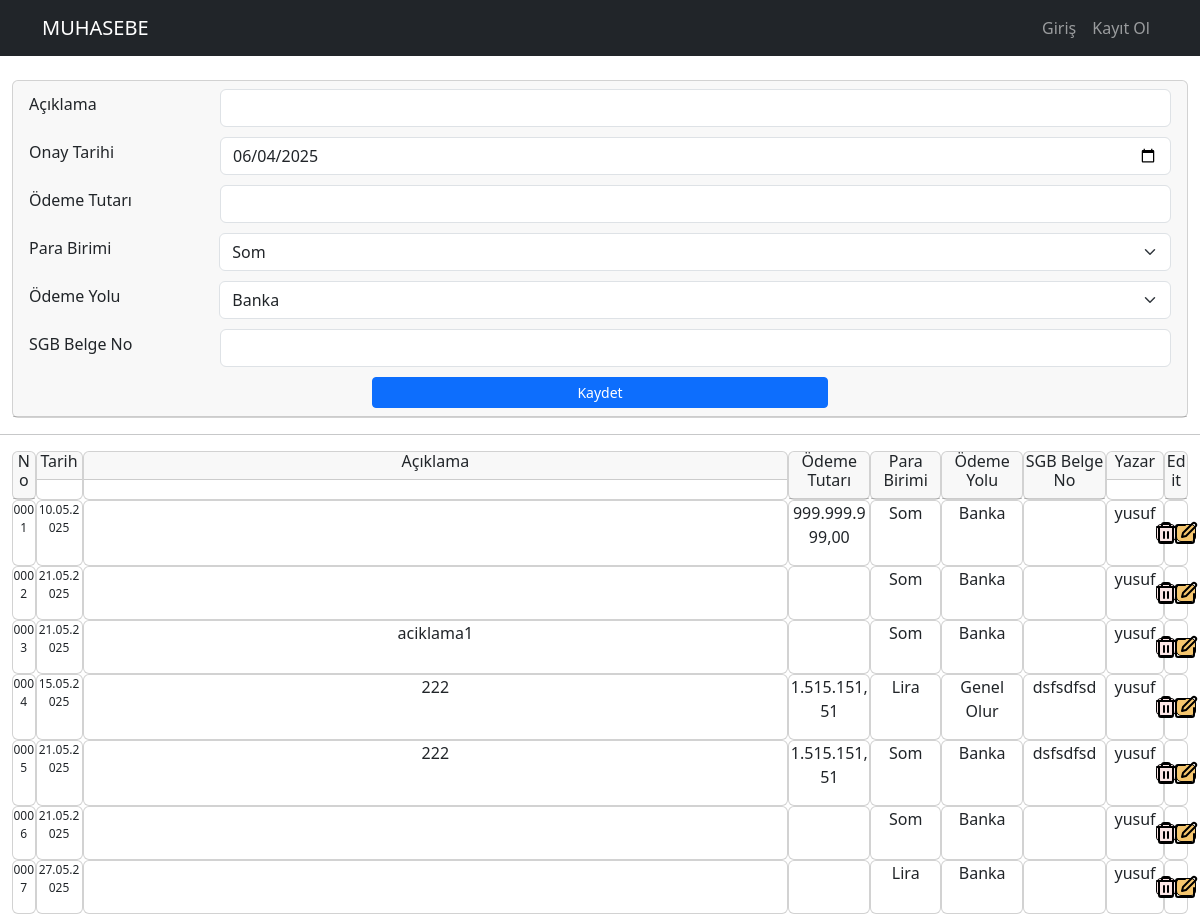
/defterolur/, run on the app's committed database.
### appmuhasebe/models.py (models this page shows, shortened)
class OnayDefterKayitModel(models.Model):
    username = models.ForeignKey(User, on_delete=models.CASCADE, null=True)
    olurNo = models.CharField(max_length=4)
    olurAciklama = models.CharField(max_length=2500, default='my_default_value')
    olurTarih = models.DateField()  #auto_now_add ile kullanci deger girmese bile otomatik tarih atamasi yapar. defter_onay_list.html icinde ise {{bilgi.onay_tarih|date:"d.m.Y"}} seklinde formatladik
    olurOdemeTutar = models.CharField(max_length=20)
    olurParaBirimi = models.CharField(max_length=20)
    olurOdemeYolu= models.CharField(max_length=20)
    olurSGBBelgeNo = models.CharField(max_length=10)

### appmuhasebe/views.py (the view)
# urls.py: path("defterolur/", views.defterolur, name="defterolur"),
def defterolur(request):
    if request.method == "POST":
        olurNo          = request.POST.get("olurNo", "")
        olurAciklama    = request.POST.get("olurAciklama", "")
        olurTarih       = request.POST.get("olurTarih", "")
        olurOdemeTutar  = request.POST.get("olurOdemeTutar", "")
        olurParaBirimi  = request.POST.get("olurParaBirimi", "")
        olurOdemeYolu   = request.POST.get("olurOdemeYolu", "")
        olurSGBBelgeNo  = request.POST.get("olurSGBBelgeNo", "")
        models.OnayDefterKayitModel.objects.create(username         = request.user,
                                                   olurNo           = olurNo,
                                                   olurAciklama     = olurAciklama,
                                                   olurTarih        = olurTarih,
                                                   olurOdemeTutar   = olurOdemeTutar,
                                                   olurParaBirimi   = olurParaBirimi,
                                                   olurOdemeYolu    = olurOdemeYolu,
                                                   olurSGBBelgeNo   = olurSGBBelgeNo,)
        print("Form başarıyla kaydedildi.")
        return redirect(reverse('appmuhasebe:defterolur'))
    else:
        defterolur_goster = models.OnayDefterKayitModel.objects.all()
        return render(request, 'appmuhasebe/defterolur.html', {'defterolur_goster': defterolur_goster})

### appmuhasebe/templates/appmuhasebe/defterolur.html (shortened to what this page needs)
{% extends "base.html" %}
{% load static %}
{% block content %}
<div class="container-xxl">
  <form action="{% url 'appmuhasebe:defterolur' %}" method="POST">
      <div class="" style="width: 100%; margin:auto;">
        <div class="card">
          <div class="card-header" style="text-align: center;">
            <div class="onaysutun onayaciklama" style="text-align:left; display: flex; align-items: center; padding-bottom:10px;">
              <label for="onayaciklama" class="form-label" style="width:20%; padding-right:10px;">Açıklama</label>
              <input type="text" class="form-control" id="olurAciklama" name="olurAciklama" maxlength="140">
            </div>
              <div class="" style="text-align:left; display: flex; align-items: center; padding-bottom:10px;">
                <label for="olurTarih" class="form-label" style="width:20%; padding-right:10px;">Onay Tarihi</label>
                <input type="date" class="form-control" id="olurTarih" name="olurTarih">
              </div>
            <div class="onaysutun olurOdemeTutar" style="text-align:left; display: flex; align-items: center; padding-bottom:10px;">
              <label for="olurOdemeTutar" class="form-label" style="width:20%; padding-right:10px;">Ödeme Tutarı</label>
              <input type="text" class="form-control" id="olurOdemeTutar" name="olurOdemeTutar">
            </div>
          <div class="onaysutun onay_parabirimi" style="text-align:left; display: flex; align-items: center; padding-bottom:10px;">
            <label for="onay_parabirimi" class="form-label" style="width:20%; padding-right:10px;">Para Birimi</label>
            <select class="form-select" id="olurParaBirimi" name="olurParaBirimi">
                <option value="Som">Som</option>
            </select>
        </div>
            <div class="onaysutun onay_odemeyolu" style="text-align:left; display: flex; align-items: center; padding-bottom:10px;">
              <label for="onay_odemeyolu" class="form-label" style="width:20%; padding-right:10px;">Ödeme Yolu</label>
              <select class="form-select" id="olurOdemeYolu" name="olurOdemeYolu">
                <option value="Banka">Banka</option>
              </select>
            </div>
            <div class="onaysutun olurSGBBelgeNo" style="text-align:left; display: flex; align-items: center; padding-bottom:10px;">
              <label for="olurSGBBelgeNo" class="form-label" style="width:20%; padding-right:10px;">SGB Belge No</label>
              <input type="text" class="form-control" id="olurSGBBelgeNo" name="olurSGBBelgeNo">
            </div>
            <div style="width: 100%; display:flex">
                <button type="submit" class="btn btn-primary btn-sm" style="width: 40%; margin:auto" id="closeNewWindowButton">Kaydet</button>
            </div>
          </div>
        </div>
      </div>
  </form>
</div>
<hr/>
  <div style="display: flex; justify-content: center; ">
    <div class="" style="display: flex;  width: 98%;">
      <div class="card" style="flex: 0 0 2%; ">
        <div class="card-header" style="padding: 0px; margin: 0px; text-align: center;"><h6>No</h6></div>
      </div>
      <div class="card" style="flex: 0 0 4%;">
        <div class="card-header" style="padding: 0px; margin: 0px; text-align: center;"><h6>Tarih</h6></div>
      </div>
      <div class="card" style="flex: 0 0 60%;">
        <div class="card-header" style="padding: 0px; margin: 0px; text-align: center;"><h6>Açıklama</h6></div>
      </div>
      <div class="card" style="flex: 0 0 7%;">
        <div class="card-header" style="padding: 0px; margin: 0px; text-align: center;"><h6>Ödeme Tutarı</h6></div>
      </div>
      <div class="card" style="flex: 0 0 6%;">
        <div class="card-header" style="padding: 0px; margin: 0px; text-align: center;"><h6>Para Birimi</h6></div>
      </div>
      <div class="card" style="flex: 0 0 7%;">
        <div class="card-header" style="padding: 0px; margin: 0px; text-align: center;"><h6>Ödeme Yolu</h6></div>
      </div>
      <div class="card" style="flex: 0 0 7%;">
        <div class="card-header" style="padding: 0px; margin: 0px; text-align: center;"><h6>SGB Belge No</h6></div>
      </div>
      <div class="card" style="flex: 0 0 5%;">
        <div class="card-header" style="padding: 0px; margin: 0px; text-align: center;"><h6>Yazar</h6></div>
      </div>
      <div class="card" style="flex: 0 0 2%;">
        <div class="card-header" style="padding: 0px; margin: 0px; text-align: center;"><h6>Edit</h6></div>
      </div>
    </div>
  </div>
{% for i in defterolur_goster %}
<div style="display: flex; justify-content: center; ">
  <div class="" style="display: flex;  width: 98%;">
    <div class="card" style="flex: 0 0 2%; ">
      <div class="card-body" style="padding: 0px; margin: 0px; text-align: center;"><p style="font-size: 12px;">{{forloop.counter|stringformat:"04d"}}</p></div>
    </div>
    <div class="card" style="flex: 0 0 4%;">
      <div class="card-body" style="padding: 0px; margin: 0px; text-align: center;"><p style="font-size: 12px;">{{i.olurTarih|date:"d.m.Y"}}</p></div>
    </div>
    <div class="card" style="flex: 0 0 60%;">
      <div class="card-body" style="padding: 0px; margin: 0px; text-align: center;"><p>{{i.olurAciklama}}</p></div>
    </div>
    <div class="card" style="flex: 0 0 7%;">
      <div class="card-body" style="padding: 0px; margin: 0px; text-align: center;"><p>{{i.olurOdemeTutar}}</p></div>
    </div>
    <div class="card" style="flex: 0 0 6%;">
      <div class="card-body" style="padding: 0px; margin: 0px; text-align: center;"><p>{{i.olurParaBirimi}}</p></div>
    </div>
    <div class="card" style="flex: 0 0 7%;">
      <div class="card-body" style="padding: 0px; margin: 0px; text-align: center;"><p>{{i.olurOdemeYolu}}</p></div>
    </div>
    <div class="card" style="flex: 0 0 7%;">
      <div class="card-body" style="padding: 0px; margin: 0px; text-align: center;"><p>{{i.olurSGBBelgeNo}}</p></div>
    </div>
    <div class="card" style="flex: 0 0 5%;">
      <div class="card-body" style="padding: 0px; margin: 0px; text-align: center;"><p>{{i.username}}</p></div>
    </div>
    <div class="card" style="flex: 0 0 2%;">
      <div class="card-body" style="padding: 0px; margin: 0px; display: flex; align-items: center; justify-content: center;">
        <div class="edit-icon" style="background-color: #fce5e5; border: 1px solid #000; border-radius: 5px;">
          <a href="{% url 'appmuhasebe:defterolur_delete_view' id=i.id %}"
              class="btn btn-sm " style=" height: 16px; width:16px; display: flex; align-items: center; justify-content: center; ">
              <img  src="{% static 'appmuhasebe/images/trash.svg' %}" alt="Sil">
          </a>
        </div>
        <div class="edit-icon" style="background-color: #f5c66e; border: 1px solid #000; border-radius: 5px;">
          <a href="{% url 'appmuhasebe:defterolur_edit_view' id=i.id %}"
              class="btn btn-sm" style=" height: 16px; width:16px; display: flex; align-items: center; justify-content: center;">
              <img src="{% static 'appmuhasebe/images/edit.svg' %}" alt="Edit">
          </a>
        </div>
      </div>
    </div>
  </div>
</div>
{% endfor%}
{% endblock %}

### appmuhasebe/static/appmuhasebe/css/style.css (style rules this page uses)
.edit-icon { transition: transform 0.2s ease; width: 100%; height: auto; }

### data on the page
OnayDefterKayitModel: olurTarih "10.05.2025", olurOdemeTutar "999.999.999,00", olurParaBirimi "Som", olurOdemeYolu "Banka", username "yusuf"
OnayDefterKayitModel: olurTarih "21.05.2025", olurParaBirimi "Som", olurOdemeYolu "Banka", username "yusuf"
OnayDefterKayitModel: olurTarih "21.05.2025", olurAciklama "aciklama1", olurParaBirimi "Som", olurOdemeYolu "Banka", username "yusuf"
OnayDefterKayitModel: olurTarih "15.05.2025", olurAciklama "222", olurOdemeTutar "1.515.151,51", olurParaBirimi "Lira", olurOdemeYolu "Genel Olur", olurSGBBelgeNo "dsfsdfsd", username "yusuf"
OnayDefterKayitModel: olurTarih "21.05.2025", olurAciklama "222", olurOdemeTutar "1.515.151,51", olurParaBirimi "Som", olurOdemeYolu "Banka", olurSGBBelgeNo "dsfsdfsd", username "yusuf"
OnayDefterKayitModel: olurTarih "21.05.2025", olurParaBirimi "Som", olurOdemeYolu "Banka", username "yusuf"
OnayDefterKayitModel: olurTarih "27.05.2025", olurParaBirimi "Lira", olurOdemeYolu "Banka", username "yusuf"
